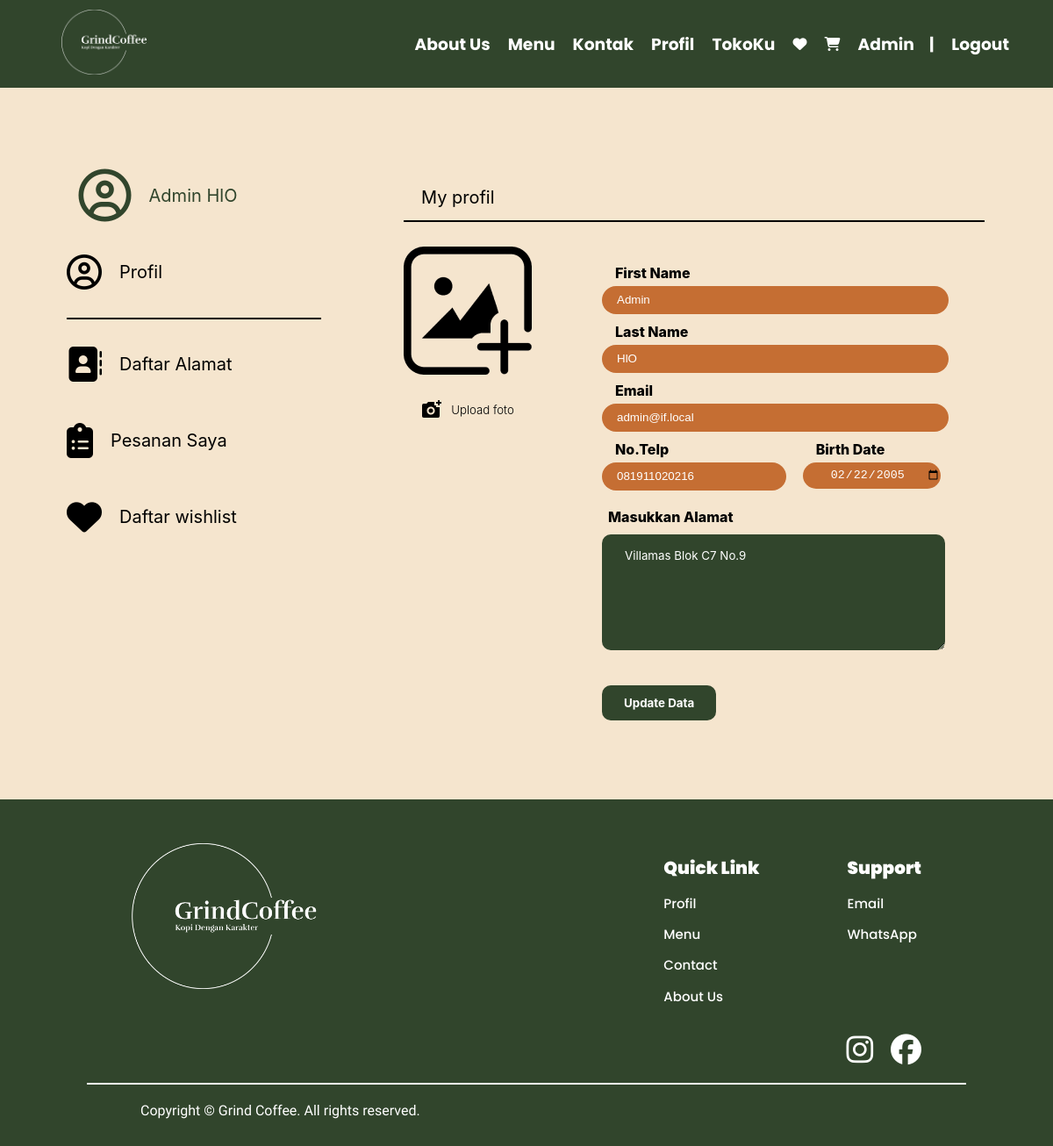
The app's page /profil.php (signed in) with its own data.
### tables this page shows
CREATE TABLE `users` (
  `id` int(10) NOT NULL,
  `first_name` varchar(255) NOT NULL,
  `last_name` varchar(255) NOT NULL,
  `email` varchar(255) NOT NULL,
  `no_telp` varchar(20) NOT NULL,
  `birth_date` date NOT NULL,
  `alamat` text DEFAULT NULL,
  `password` varchar(255) NOT NULL,
  `is_admin` int(10) NOT NULL
);

### profil.php (the view, shortened to what this page needs)
<?php
include 'database/koneksi.php';
include 'templates/header.php';
?>
    <section class="content_profil">
        <div class="sectionprofil">
          <div class="leftbarmenu">
            <div class="namaprofil">
              <i class="fa-regular fa-circle-user"><h5><?php echo $profil["first_name"]; echo " "; echo $profil["last_name"]?></h5></i>
            </div>
            <div class="menuleftbar">
              <div class="menu">
                <a  style="text-decoration:none; color:inherit" href="profil.php"><i class="fa-regular fa-circle-user"><h5>Profil</h5></i></a>
              </div>
              <hr />
              <div class="menu">
                <a style="text-decoration:none; color:inherit" href="daftaralamat.php"><i class="fa-solid fa-address-book"><h5>Daftar Alamat</h5></i></a>
              </div>
              <div class="menu">
                <a style="text-decoration:none; color:inherit" href="pesanansaya.php"> <i class="fa-solid fa-clipboard-list"><h5>Pesanan Saya</h5></i> </a>
              </div>
              <div class="menu">
                <a style="text-decoration:none; color:inherit" href="wishlist_produk.php"> <i class="fa-solid fa-heart"><h5>Daftar wishlist</h5></i> </a>
              </div>
            </div>
          </div>
          <div class="isiprofil">
            <div class="myprofil">
              <h5>My profil</h5>
            </div>
            <hr />
            <div class="uploadimage">
              <div class="iconimage">
                <img src="images/addimage.png" alt="" />
                <div class="iconimageupload">
                  <img src="images/addphoto.png" alt="" />
                  <h5>Upload foto</h5>
                </div>
              </div>
              <form action="database/update_profil.php" method="POST" onsubmit="return validasi()">
              <div class="inputprofil">
                <div class="fullname">
                  <label>First Name</label>
                  <input name="first_name" value="<?php echo $profil["first_name"] ?>" type="text" />
                </div>
                <div class="fullname">
                  <label>Last Name</label>
                  <input name="last_name" value="<?php echo $profil["last_name"] ?>" type="text" />
                </div>
                <div class="fullname">
                  <label>Email</label>
                  <input readonly name="email" value="<?php echo $profil["email"] ?>" type="text" />
                </div>
                <div class="notelp">
                  <div class="fullname">
                    <label for="">No.Telp</label>
                    <input name="no_telp" value="<?php echo $profil["no_telp"] ?>" type="text" />
                  </div>
                  <div class="fullname">
                  <label>Birth Date</label>
                  <input name="birth_date" value="<?php echo $profil["birth_date"] ?>" type="date" />
                </div>
                <div class="fullname">
                </div>
                </div>
                <div class="" style="margin-top: -10px">
                    <div class="boxcontactus" style="width:90%;">
                    <label style="font-weight: 800">Masukkan Alamat</label>
                          <textarea name="alamat" style="padding:1rem" class="pesan" type="text" placeholder="Alamat" ><?php echo $profil['alamat']?></textarea>
                    </div>
                </div>
                <button>Update Data</button>
              </div>
              </form>
            </div>
          </div>
        </div>
    </section>
<?php
include 'templates/footer.php';
?>

### templates/header.php (shortened to what this page needs)
<?php
if (!isset($_SESSION['email'])){
  $buttonLogoutStyle = 'display:none';
} else {
  $buttonLogoutStyle = '';
}
$email = $_SESSION['email'];
include 'database/koneksi.php';
$query = mysqli_query($koneksi, "SELECT * FROM users WHERE email='$email'");
$profil = mysqli_fetch_assoc($query);
?>
<!DOCTYPE html>
<html lang="en">
  <head>
    <link rel="stylesheet" href="assets/style.css" />
  </head>
  <body>
    <nav>
      <div class="posisilogo">
        <a href="index.php"
          ><img
            src="images/grindcoffee-high-resolution-logo-white-on-transparent-background.png"
            alt=""
            class="gambarlogo"
          />
        </a>
      </div>
      <div class="textheader">
        <a href="aboutus.php"><h3>About Us</h3></a>
        <a href="menukopi.php"><h3>Menu</h3></a>
        <a href="contactus.php"><h3>Kontak</h3></a>
        <a href="profil.php"><h3>Profil</h3></a>
        <a href="tokoku.php" style="<?php echo $buttonTokokuStyle; ?>"><h3>TokoKu</h3></a>
        <a href="wishlist_produk.php"><i class="fa-solid fa-heart" style="color: white"></i></a>
        <a href="keranjang.php"
          ><i class="fa-solid fa-cart-shopping" style="color: white"></i
        ></a>
        <a href="profil.php"><h3><?php echo $profil["first_name"];?><span style="margin-left:17px">|</span></h3></a>
        <a href="#" style="<?php echo $buttonLogoutStyle;?>" onclick="logout()" ><h3>Logout </h3></a>
      </div>
    </nav>

### assets/style.css (style rules this page uses)
html, body, div { margin: 0; padding: 0; border: 0; font-size: 100%; font: inherit; vertical-align: baseline; }
body { width: 100%; height: auto; background-color: #f5e5ce; }
nav { display: flex; align-items: center; justify-content: space-between; background-color: #31452c; height: 100px; width: auto; }
.posisilogo { margin-left: 70px; }
.gambarlogo { width: 120px; height: auto; }
.textheader { display: flex; font-family: "Poppins", sans-serif; align-items: center; gap: 20px; margin-right: 50px; color: white; }
.textheader a { text-decoration: none; color: inherit; }
.sectionprofil { display: flex; width: 100%; height: auto; }
.leftbarmenu { display: flex; flex-direction: column; width: 30%; align-items: center; margin-top: 80px; }
.namaprofil i { display: flex; align-items: center; gap: 20px; font-size: 60px; color: #31452c; }
.namaprofil i h5 { font-family: "Inter", sans-serif; font-weight: 400; color: #31452c; font-size: 20px; }
.menuleftbar { display: flex; flex-direction: column; width: 80%; margin-left: 80px; }
.menuleftbar .menu i { display: flex; align-items: center; gap: 20px; font-size: 40px; }
.menuleftbar .menu i h5 { font-family: "Inter", sans-serif; font-weight: 400; color: black; font-size: 20px; }
.menuleftbar hr { width: 100%; border: 1px solid black; }
.isiprofil { display: flex; flex-direction: column; margin-top: 80px; width: 55%; margin-left: 100px; }
.isiprofil hr { width: 100%; margin-top: -20px; border: 1px solid black; }
.isiprofil .myprofil { display: flex; align-items: center; font-family: "Inter", sans-serif; margin-left: 20px; gap: 20px; font-size: 40px; }
.isiprofil .myprofil h5 { font-size: 20px; font-weight: 400; }
.uploadimage { display: flex; margin-top: 20px; gap: 80px; }
.uploadimage .iconimage { display: flex; flex-direction: column; gap: 10px; }
.iconimageupload { display: flex; justify-content: center; align-items: center; gap: 10px; }
.iconimageupload h5 { font-family: "Inter", sans-serif; font-weight: 300; }
.inputprofil { display: flex; flex-direction: column; margin-top: 20px; width: 100%; gap: 10px; margin-bottom: 90px; }
.fullname { display: flex; flex-direction: column; gap: 5px; }
.fullname label { font-family: "Inter", sans-serif; font-weight: 800; margin-left: 15px; }
.fullname input { width: 90%; height: 30px; border: none; border-radius: 20px; background-color: #c56e33; text-indent: 15px; color: white; }
.fullname input::placeholder { color: white; }
.notelp { display: flex; gap: 70px; }
.notelp .fullname input { width: 130%; }
.inputprofil button { font-family: "Inter", sans-serif; font-weight: 700; width: 30%; height: 40px; border-radius: 10px; border: none; background-color: #31452c; color: white; margin-top: 30px; }
.boxcontactus { display: flex; flex-direction: column; justify-content: flex-start; margin-top: 20px; width: 60%; }
.boxcontactus label { font-family: "Inter", sans-serif; font-weight: 500; margin-bottom: 10px; margin-left: 7px; }
.boxcontactus textarea::placeholder { color: white; }
.boxcontactus .pesan { padding-top:15px; font-family: "Inter", sans-serif; background-color: #31452c; border: none; border-radius: 10px; text-indent: 10px; color: white; vertical-align: top; height: 100px; }
.menu a { text-decoration: none; color: inherit; }

### records on screen
users: first_name "Admin", last_name "HlO", email "admin@if.local", no_telp "081911020216", birth_date "02/22/2005", alamat "Villamas Blok C7 No.9"
